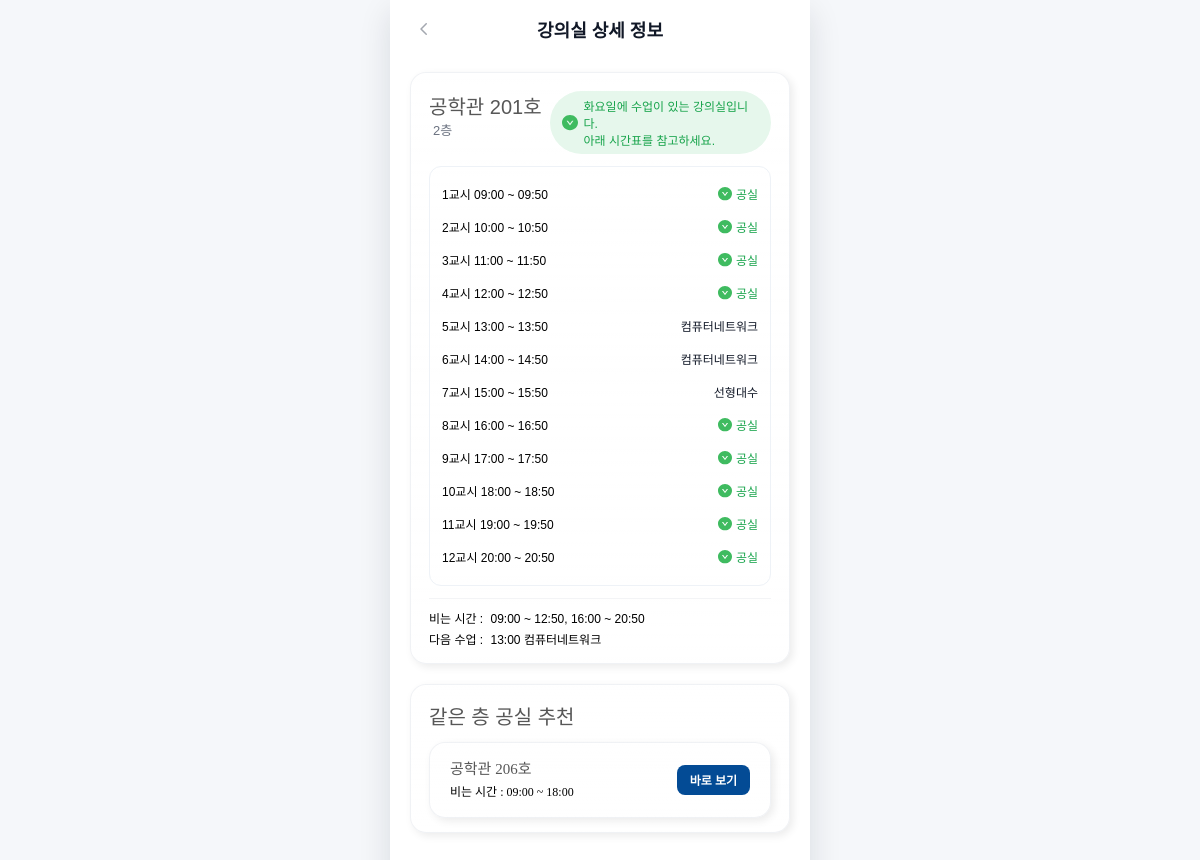
The page /detail?campus=H2&building=공학관&room=201&day=tue on the database its author committed.
### tables this page shows
CREATE TABLE [lectures] (
   [major_code] TEXT,
   [gubun] TEXT,
   [subject] TEXT,
   [professor] TEXT,
   [time_raw] TEXT,
   [room_code] TEXT,
   [building_no] TEXT,
   [building_name] TEXT,
   [floor] INTEGER,
   [room_number] INTEGER,
   [schedules] TEXT,
   [major_name] TEXT,
   [major_name_en] TEXT,
   [campus] TEXT,
   [year] INTEGER,
   [semester] INTEGER
);

### app.py (the view)
@app.route("/detail")
def detail():
    campus       = (request.args.get("campus", "") or "").strip() or "H2"
    building_raw = (request.args.get("building", "") or "").strip()
    room_number  = (request.args.get("room", "") or "").strip()
    building_std = norm_building(building_raw)
    if not building_std or not room_number:
        abort(400, "building / room 파라미터가 필요합니다.")
    now = datetime.now()
    day_param = (request.args.get("day", "") or "").strip().lower()  # mon~fri
    weekday_idx = now.weekday()          # 월(0) ~ 일(6)
    weekday_map = {0: "mon", 1: "tue", 2: "wed", 3: "thu", 4: "fri"}
    if day_param in ("mon", "tue", "wed", "thu", "fri"):
        day = day_param
    else:
        day = weekday_map.get(weekday_idx, "")
    day_kr = DAY_MAP.get(day)  # "월", "화" ...
    conn        = get_db()
    cur         = conn.cursor()
    rental_conn = get_rental_db()
    rental_cur  = rental_conn.cursor()
    raw_names = {building_std}
    for original, std in BUILDING_ALIAS.items():
        if std == building_std:
            raw_names.add(original)
    placeholders = ",".join("?" for _ in raw_names)
    sql_room = f"""
        SELECT building_name, room_number, floor
        FROM lectures
        WHERE campus = ?
          AND room_number = ?
          AND building_name IN ({placeholders})
        LIMIT 1
    """
    params_room = [campus, room_number, *raw_names]
    row = cur.execute(sql_room, params_room).fetchone()
    if not row:
        conn.close()
        rental_conn.close()
        abort(404, "해당 강의실을 찾을 수 없습니다.")
    raw_bname = row["building_name"]
    floor     = row["floor"]
    bname     = norm_building(raw_bname)
    schedule_by_day = get_room_schedule(cur, campus, raw_bname, room_number)
    busy_today = schedule_by_day.get(day_kr, [])     # 예: [2,3,4,5,6]
    has_classes_today = bool(busy_today)
    if not has_classes_today:
        free_start = "09:00"
        free_end   = "18:00"
        is_free_now = True
    else:
        free_start = ""
        free_end   = ""
        is_free_now = False
    sql_lec = f"""
        SELECT subject, schedules
        FROM lectures
        WHERE campus = ?
          AND room_number = ?
          AND building_name IN ({placeholders})
    """
    rows_lec = cur.execute(sql_lec, [campus, room_number, *raw_names]).fetchall()
    lectures_today = {}  # {period(int): subject(str)}
    for r in rows_lec:
        subj = r["subject"] or ""
        s_json = r["schedules"]
        if not s_json:
            continue
        try:
            blocks = json.loads(s_json)
        except json.JSONDecodeError:
            continue
        for block in blocks:
            blk_day = block.get("day")
            periods = block.get("periods", [])
            if blk_day != day_kr:
                continue
            for p in periods:
                try:
                    p_int = int(p)
                except (TypeError, ValueError):
                    continue
                if p_int not in lectures_today:
                    lectures_today[p_int] = subj
    if not lectures_today:
        next_class_time = "오늘 수업 없음"
        next_class_name = ""
    else:
        first_p = min(lectures_today.keys())
        next_class_time = PERIOD_TIME.get(first_p, ("", ""))[0]
        next_class_name = lectures_today[first_p]
    today_str          = now.strftime("%Y-%m-%d")
    campus_rental_name = "글로벌캠퍼스" if campus == "H2" else "서울캠퍼스"
    sql_rental = """
        SELECT rental_time, is_reserved
        FROM rental_slots
        WHERE date = ?
          AND campus = ?
          AND building_name = ?
          AND classroom_id = ?
    """
    rental_rows = rental_cur.execute(
        sql_rental,
        [today_str, campus_rental_name, building_std, room_number]
    ).fetchall()
    is_rental_target = len(rental_rows) > 0
    any_reserved     = any(r["is_reserved"] for r in rental_rows)
    rental_limited = is_rental_target
    notice_text = "모든 수업이 종료된 이후에는 대여 신청이 필요한 강의실입니다." \
        if is_rental_target else ""
    if not has_classes_today:
        if is_rental_target:
            if any_reserved:
                status_text = f"{day_kr}요일 수업은 없으며,<br>대여 대상 강의실로 예약이 잡혀 있습니다."
            else:
                status_text = f"{day_kr}요일 수업은 없으며,<br>대여 대상 강의실입니다."
        else:
            status_text = f"{day_kr}요일 수업이 없는 강의실입니다."
    else:
        if is_rental_target:
            status_text = f"{day_kr}요일에 수업이 있는 대여 대상 강의실입니다.<br>아래 시간표를 참고하세요."
        else:
            status_text = f"{day_kr}요일에 수업이 있는 강의실입니다.<br>아래 시간표를 참고하세요."
    timetable = []
    for p in range(1, 13):
        start, end = PERIOD_TIME.get(p, ("", ""))
        subj = lectures_today.get(p, "")
        is_free = (p not in busy_today)
        row_data = {
            "period":  p,
            "start":   start,
            "end":     end,
            "title":   subj if not is_free else "",
            "is_free": is_free,
        }
        timetable.append(row_data)
        if not has_classes_today:
            free_time_text = "09:00 ~ 18:00"
        else:
            free_periods = [row["period"] for row in timetable if row["is_free"]]
            free_time_text = build_free_time_ranges(free_periods)
            if not free_time_text:
                free_time_text = "--"
    recommend_list = []
    sql_same_floor = f"""
        SELECT building_name, room_number, floor
        FROM lectures
        WHERE campus = ?
          AND floor = ?
          AND building_name IN ({placeholders})
        GROUP BY building_name, room_number, floor
        ORDER BY room_number
    """
    rows_same = cur.execute(sql_same_floor, [campus, floor, *raw_names]).fetchall()
    for rr in rows_same:
        rnum2 = str(rr["room_number"])
        if rnum2 == room_number:
            continue
        sched2 = get_room_schedule(cur, campus, rr["building_name"], rnum2)
        busy2 = sched2.get(day_kr, [])
        if busy2:
            continue
        recommend_list.append({
            "name":       f"{norm_building(rr['building_name'])} {rnum2}호",
            "free_start": "09:00",
            "free_end":   "18:00",
            "campus":     campus,
            "building":   norm_building(rr["building_name"]),
            "room":       rnum2,
        })
        if len(recommend_list) >= 4:
            break
    conn.close()
    rental_conn.close()
    room = {
        "id":              f"{bname}_{room_number}",
        "name":            f"{bname} {room_number}호",
        "floor":           f"{floor}층" if floor is not None else "",
        "rental_limited":  rental_limited,
        "status":          status_text,
        "is_free_now":     bool(is_free_now),
        "free_start":      free_start,
        "free_end":        free_end,
        "next_class_time": next_class_time,
        "next_class_name": next_class_name,
        "favorite":        False,
    }
    return render_template(
        "detail.html",
        room=room,
        timetable=timetable,
        notice_text=notice_text,
        recommendations=recommend_list,
        day=day,
        free_time_text=free_time_text,
    )

### app.py (called while the page is built)
def norm_building(name: str) -> str:
    if not name:
        return ""
    name = name.strip()
    return BUILDING_ALIAS.get(name, name)

def build_free_time_ranges(free_periods):
    if not free_periods:
        return ""
    free_periods = sorted(set(int(p) for p in free_periods))
    ranges = []
    start = free_periods[0]
    prev = start
    for p in free_periods[1:]:
        if p == prev + 1:
            prev = p
        else:
            ranges.append((start, prev))
            start = p
            prev = p
    ranges.append((start, prev))
    parts = []
    for s, e in ranges:
        st = PERIOD_TIME.get(s, ("", ""))[0]
        ed = PERIOD_TIME.get(e, ("", ""))[1]
        if st and ed:
            parts.append(f"{st} ~ {ed}")
    return ", ".join(parts)

def get_db():
    conn = sqlite3.connect("hufs_lectures.db")
    conn.row_factory = sqlite3.Row
    return conn

def get_rental_db():
    conn = sqlite3.connect("hufs_rental.db")
    conn.row_factory = sqlite3.Row
    return conn

### templates/detail.html (shortened to what this page needs)
<!doctype html>
<html lang="ko">
<head>
  <link rel="stylesheet"
        href="https://cdn.jsdelivr.net/gh/orioncactus/pretendard/dist/web/static/pretendard.css" />
  <link rel="stylesheet" href="{{ url_for('static', filename='detail.css') }}">
</head>
<body>
  <main class="app">
    <header class="top-detail">
      <button type="button" class="btn-back" onclick="history.back()">
        <img src="{{ url_for('static', filename='images/back.svg') }}"
             alt="뒤로가기" class="icon-back">
      </button>
      <h1 class="page-title">강의실 상세 정보</h1>
    </header>
    <section class="detail-content">
      <article class="room-detail-card">
        <header class="detail-header">
          <div class="detail-room-top">
            <div class="detail-room-name-line">
              <span class="detail-room-name">{{ room.name }}</span>
              {% if room.floor %}
                <span class="detail-room-floor">{{ room.floor }}</span>
              {% endif %}
            </div>
          </div>
          <div class="detail-status-pill">
            <img src="{{ url_for('static', filename='images/check.svg') }}"
                 alt=""
                 class="icon-check">
            <span>{{ room.status|safe }}</span>
          </div>
        </header>
        <section class="time-table">
          {% for row in timetable %}
          <div class="time-row {% if row.is_free %}time-row-free{% endif %}">
            <div class="time-col-left">
              {{ row.period }}교시 {{ row.start }} ~ {{ row.end }}
            </div>
            <div class="time-col-right">
              {% if row.is_free %}
                <img src="{{ url_for('static', filename='images/check.svg') }}"
                     alt=""
                     class="icon-check-small">
                <span class="text-free">공실</span>
              {% else %}
                {{ row.title }}
              {% endif %}
            </div>
          </div>
          {% endfor %}
        </section>
        <div class="detail-summary">
          <div class="summary-row">
            <span class="summary-label">비는 시간 :</span>
            <span class="summary-value">
              {{ free_time_text }}
            </span>
          </div>
          <div class="summary-row">
            <span class="summary-label">다음 수업 :</span>
            <span class="summary-value">
              {{ room.next_class_time }}
              {% if room.next_class_name %}
                {{ room.next_class_name }}
              {% endif %}
            </span>
          </div>
        </div>
      </article>
      {% if recommendations %}
      <section class="recommend-section">
        <h2 class="recommend-title">같은 층 공실 추천</h2>
        <div class="recommend-list">
          {% for rec in recommendations %}
          <article class="recommend-card"
                   data-campus="{{ rec.campus }}"
                   data-building="{{ rec.building }}"
                   data-room="{{ rec.room }}">
            <div class="recommend-info">
              <div class="recommend-room-name">{{ rec.name }}</div>
              <div class="recommend-free-time">
                비는 시간 : {{ rec.free_start }} ~ {{ rec.free_end }}
              </div>
            </div>
            <button class="btn-view" type="button">
              바로 보기
            </button>
          </article>
          {% endfor %}
        </div>
      </section>
      {% endif %}
    </section>
  </main>
</body>
</html>

### static/detail.css (style rules this page uses)
:root { --brand:#145C95; --brand-dark:#003D6B; --accent:#034B95; --ink:#111827; --ink-sub:#6B7280; --line:#E5E7EB; --bg:#F5F7FA; --card:#FFFFFF; --shadow:0 12px 30px rgba(15,23,42,0.12); --room-border:rgba(2,44,87,0.06); --radius-lg: 16px; }
* { box-sizing:border-box }
html,body { height:100% }
body { margin:0; font-family:"Pretendard",sans-serif; background:var(--bg); color:var(--ink); }
.app { max-width:420px; min-height:100vh; margin:0 auto; background:white; box-shadow:var(--shadow); padding-bottom:32px; }
.top-detail { position:sticky; top:0; z-index:10; display:flex; align-items:center; justify-content:center; padding:16px 20px 14px; background:#FFFFFF; }
.page-title { margin:0; font-size:18px; font-weight:600; }
.btn-back { position:absolute; left:20px; padding:0; border:none; background:transparent; width:28px; height:28px; display:flex; align-items:center; justify-content:center; }
.icon-back { width:18px; height:18px; }
.detail-content { padding:16px 20px 32px; }
.room-detail-card { border-radius: var(--radius-lg); border: 1px solid var(--room-border); padding: 18px 18px 16px; background: linear-gradient( 180deg, rgba(255, 255, 255, 0.40) 0%, rgba(255, 255, 255, 0.60) 100% ); box-shadow: 3px 3px 8px rgba(0,0,0,0.08); }
.detail-header { display:flex; justify-content:space-between; align-items:flex-start; margin-bottom:12px; gap: 8px; }
.detail-room-name { font-size:20px; font-weight: 500; color: #575757; }
.detail-room-floor { margin-left:4px; font-size:13px; color:var(--ink-sub); }
.detail-status-pill { display:inline-flex; align-items:center; gap:6px; padding:6px 12px; border-radius:999px; background:#E6F7EC; color:#16A34A; font-size:12px; font-weight:500; }
.icon-check { width:16px; height:16px; }
.time-table { margin-top:8px; border-radius:12px; // background:#F9FAFB; padding:10px 12px 12px; border:1px solid #EEF2F7; }
.time-row { display:flex; justify-content:space-between; gap: 14px; padding: 8px 0; font-size:12px; font-weight: 300; }
.time-col-left { color:#000000; white-space:nowrap; font-weight:300; }
.time-col-right { flex:1; text-align:right; color:#111827; font-weight:300; }
.time-row-free .time-col-right { display:flex; align-items:center; justify-content:flex-end; gap:4px; }
.icon-check-small { width:14px; height:14px; }
.text-free { color:#16A34A; font-weight:500; }
.detail-summary { margin-top:12px; padding-top:10px; border-top:1px solid #F3F4F6; display:flex; flex-direction:column; gap:4px; }
.summary-row { font-size:12px; }
.summary-label { color:#000; margin-right:4px; font-weight: 300; font-size: 12px; }
.summary-value { color: #000; font-weight: 300; font-size: 12px; }
.recommend-section { margin-top:20px; border-radius: var(--radius-lg); border: 1px solid var(--room-border); padding: 16px 18px 14px; background: linear-gradient( 180deg, rgba(255, 255, 255, 0.40) 0%, rgba(255, 255, 255, 0.60) 100% ); box-shadow: 3px 3px 8px rgba(0,0,0,0.08); }
.recommend-title { margin:0 0 12px; font-size:20px; font-weight:500; color:#575757; }
.recommend-list { display:flex; flex-direction:column; gap:12px; }
.recommend-card { display:flex; align-items:center; justify-content:space-between; padding:16px 20px; border-radius:16px; border: 1px solid var(--room-border); background: linear-gradient( 180deg, rgba(255, 255, 255, 0.40) 0%, rgba(255, 255, 255, 0.60) 100% ); box-shadow: 3px 3px 8px rgba(0,0,0,0.08); }
.recommend-info { display:flex; flex-direction:column; gap:4px; }
.recommend-room-name { font-family:"Pretendard"; font-size:15px; font-weight:400; color:#575757; line-height:140%; }
.recommend-free-time { font-family:"Pretendard"; font-size:12px; font-weight:300; color:#000000; line-height:140%; }
.btn-view { border:none; border-radius: 8px; padding:0 13px; height:30px; background:#034B95; color:#FFFFFF; font-family:"Pretendard"; font-size:12px; font-weight:600; cursor:pointer; white-space:nowrap; display:flex; align-items:center; justify-content:center; }
.detail-room-name { white-space: nowrap; display: flex; align-items: center; gap: 4px; }
.detail-room-floor { display: inline; }

### rows shown on the page
lectures: period "5", start "13:00", end "13:50", title "컴퓨터네트워크", period "6", start "14:00", end "14:50", next_class_name "컴퓨터네트워크"
lectures: period "7", start "15:00", end "15:50", title "선형대수"

### other values the page prints
{{ room.name }} "공학관 201호"
{{ room.floor }} "2층"
{{ room.status|safe }} "화요일에 수업이 있는 강의실입니다. 아래 시간표를 참고하세요."
{{ row.period }} "1" "2" "3" "4" "8" "9" "10" "11" "12"
{{ row.start }} "09:00" "10:00" "11:00" "12:00" "16:00" "17:00" "18:00" "19:00" "20:00"
{{ row.end }} "09:50" "10:50" "11:50" "12:50" "16:50" "17:50" "18:50" "19:50" "20:50"
{{ free_time_text }} "09:00 ~ 12:50, 16:00 ~ 20:50"
{{ room.next_class_time }} "13:00"
{{ rec.name }} "공학관 206호"
{{ rec.free_start }} "09:00"
{{ rec.free_end }} "18:00"
